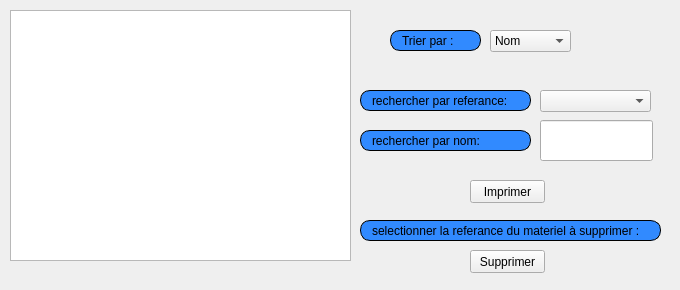
     <widget class="QWidget" name="tab_5">
      <attribute name="title">
       <string>afficher</string>
      </attribute>
      <widget class="QTableView" name="tableView">
       <property name="geometry">
        <rect>
         <x>10</x>
         <y>10</y>
         <width>341</width>
         <height>251</height>
        </rect>
       </property>
      </widget>
      <widget class="QLabel" name="label_9">
       <property name="geometry">
        <rect>
         <x>390</x>
         <y>30</y>
         <width>91</width>
         <height>21</height>
        </rect>
       </property>
       <property name="styleSheet">
        <string notr="true">border: 1px solid black;
border-radius: 10px;
padding: 0 8px;
background: #318aff;
font: bold, &quot;Arial&quot;;;
text-align:center;</string>
       </property>
       <property name="text">
        <string>Trier par :</string>
       </property>
      </widget>
      <widget class="QLabel" name="label_10">
       <property name="geometry">
        <rect>
         <x>360</x>
         <y>90</y>
         <width>171</width>
         <height>21</height>
        </rect>
       </property>
       <property name="styleSheet">
        <string notr="true">border: 1px solid black;
border-radius: 10px;
padding: 0 8px;
background: #318aff;
font: bold, &quot;Arial&quot;;;
text-align:center;</string>
       </property>
       <property name="text">
        <string>rechercher par referance:</string>
       </property>
      </widget>
      <widget class="QComboBox" name="comboBox_trier_poss">
       <property name="geometry">
        <rect>
         <x>490</x>
         <y>30</y>
         <width>81</width>
         <height>22</height>
        </rect>
       </property>
       <property name="focusPolicy">
        <enum>Qt::ClickFocus</enum>
       </property>
       <item>
        <property name="text">
         <string>Nom</string>
        </property>
       </item>
       <item>
        <property name="text">
         <string>referance</string>
        </property>
       </item>
      </widget>
      <widget class="QLabel" name="label_37">
       <property name="geometry">
        <rect>
         <x>360</x>
         <y>220</y>
         <width>301</width>
         <height>21</height>
        </rect>
       </property>
       <property name="styleSheet">
        <string notr="true">border: 1px solid black;
border-radius: 10px;
padding: 0 8px;
background: #318aff;
font: bold, &quot;Arial&quot;;;
text-align:center;</string>
       </property>
       <property name="text">
        <string>selectionner la referance du materiel à supprimer :</string>
       </property>
      </widget>
      <widget class="QPushButton" name="supprimer_mat_poss_tab">
       <property name="geometry">
        <rect>
         <x>470</x>
         <y>250</y>
         <width>75</width>
         <height>23</height>
        </rect>
       </property>
       <property name="focusPolicy">
        <enum>Qt::ClickFocus</enum>
       </property>
       <property name="styleSheet">
        <string notr="true">#supprimer_mat_poss_tab{
font: bold, &quot;Arial&quot;;;     background-color: qlineargradient(x1: 0, y1: 0, x2: 0, y2: 1,
                                       stop: 0 #dadbde, stop: 1 #f6f7fa);
}
#supprimer_mat_poss_tab:pressed {
font: bold, &quot;Arial&quot;;;     background-color: qlineargradient(x1: 0, y1: 0, x2: 0, y2: 1,
                                       stop: 0 #dadbde, stop: 1 #fff07b);}</string>
       </property>
       <property name="text">
        <string>Supprimer</string>
       </property>
       <property name="icon">
        <iconset resource="../gestion_materiaux_logistech/ressource.qrc">
         <normaloff>:/img/PP.png</normaloff>:/img/PP.png</iconset>
       </property>
      </widget>
      <widget class="QComboBox" name="combo_box_recherche_poss">
       <property name="geometry">
        <rect>
         <x>540</x>
         <y>90</y>
         <width>111</width>
         <height>22</height>
        </rect>
       </property>
      </widget>
      <widget class="QLabel" name="label_35">
       <property name="geometry">
        <rect>
         <x>10</x>
         <y>0</y>
         <width>661</width>
         <height>281</height>
        </rect>
       </property>
       <property name="text">
        <string/>
       </property>
       <property name="pixmap">
        <pixmap>:/images/img/imf.jpg</pixmap>
       </property>
      </widget>
      <widget class="QPushButton" name="imprimer_mat_poss">
       <property name="geometry">
        <rect>
         <x>470</x>
         <y>180</y>
         <width>75</width>
         <height>23</height>
        </rect>
       </property>
       <property name="styleSheet">
        <string notr="true">  background-color: qlineargradient(x1: 0, y1: 0, x2: 0, y2: 1,
                                       stop: 0 #dadbde, stop: 1 #f6f7fa);</string>
       </property>
       <property name="text">
        <string>Imprimer</string>
       </property>
       <property name="icon">
        <iconset resource="../gestion_materiaux_logistech/ressource.qrc">
         <normaloff>:/img/unnamed.png</normaloff>:/img/unnamed.png</iconset>
       </property>
      </widget>
      <widget class="QLabel" name="label_106">
       <property name="geometry">
        <rect>
         <x>0</x>
         <y>0</y>
         <width>661</width>
         <height>281</height>
        </rect>
       </property>
       <property name="text">
        <string/>
       </property>
       <property name="pixmap">
        <pixmap resource="../gestion_materiaux_logistech/ressource.qrc">:/img/imf.jpg</pixmap>
       </property>
      </widget>
      <widget class="QLineEdit" name="lineEdit">
       <property name="geometry">
        <rect>
         <x>540</x>
         <y>120</y>
         <width>113</width>
         <height>41</height>
        </rect>
       </property>
      </widget>
      <widget class="QLabel" name="label_49">
       <property name="geometry">
        <rect>
         <x>360</x>
         <y>130</y>
         <width>171</width>
         <height>21</height>
        </rect>
       </property>
       <property name="styleSheet">
        <string notr="true">border: 1px solid black;
border-radius: 10px;
padding: 0 8px;
background: #318aff;
font: bold, &quot;Arial&quot;;;
text-align:center;</string>
       </property>
       <property name="text">
        <string>rechercher par nom:</string>
       </property>
      </widget>
      <zorder>label_106</zorder>
      <zorder>label_35</zorder>
      <zorder>tableView</zorder>
      <zorder>label_9</zorder>
      <zorder>label_10</zorder>
      <zorder>comboBox_trier_poss</zorder>
      <zorder>label_37</zorder>
      <zorder>supprimer_mat_poss_tab</zorder>
      <zorder>combo_box_recherche_poss</zorder>
      <zorder>imprimer_mat_poss</zorder>
      <zorder>lineEdit</zorder>
      <zorder>label_49</zorder>
     </widget>
